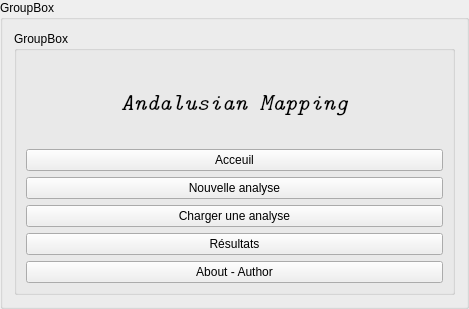
<?xml version="1.0" encoding="UTF-8"?>
<ui version="4.0">
 <class>GroupBox</class>
 <widget class="QGroupBox" name="GroupBox">
  <property name="enabled">
   <bool>true</bool>
  </property>
  <property name="geometry">
   <rect>
    <x>0</x>
    <y>0</y>
    <width>469</width>
    <height>309</height>
   </rect>
  </property>
  <property name="windowTitle">
   <string>GroupBox</string>
  </property>
  <property name="title">
   <string>GroupBox</string>
  </property>
  <layout class="QGridLayout" name="gridLayout">
   <item row="0" column="0">
    <widget class="QGroupBox" name="groupBox_2">
     <property name="title">
      <string>GroupBox</string>
     </property>
     <layout class="QGridLayout" name="gridLayout_2">
      <item row="3" column="0">
       <widget class="QPushButton" name="pushButton_2">
        <property name="text">
         <string>Charger une analyse</string>
        </property>
       </widget>
      </item>
      <item row="2" column="0">
       <widget class="QPushButton" name="pushButton">
        <property name="text">
         <string>Nouvelle analyse</string>
        </property>
       </widget>
      </item>
      <item row="5" column="0">
       <widget class="QPushButton" name="pushButton_5">
        <property name="text">
         <string>About - Author</string>
        </property>
       </widget>
      </item>
      <item row="0" column="0">
       <widget class="QLabel" name="label">
        <property name="font">
         <font>
          <family>Latin Modern Mono</family>
          <pointsize>18</pointsize>
          <weight>50</weight>
          <italic>true</italic>
          <bold>false</bold>
         </font>
        </property>
        <property name="cursor">
         <cursorShape>CrossCursor</cursorShape>
        </property>
        <property name="acceptDrops">
         <bool>false</bool>
        </property>
        <property name="layoutDirection">
         <enum>Qt::LeftToRight</enum>
        </property>
        <property name="text">
         <string>&lt;html&gt;&lt;head/&gt;&lt;body&gt;&lt;p align=&quot;center&quot;&gt;Andalusian Mapping&lt;/p&gt;&lt;/body&gt;&lt;/html&gt;</string>
        </property>
       </widget>
      </item>
      <item row="1" column="0">
       <widget class="QPushButton" name="pushButton_4">
        <property name="text">
         <string>Acceuil</string>
        </property>
       </widget>
      </item>
      <item row="4" column="0">
       <widget class="QPushButton" name="pushButton_3">
        <property name="text">
         <string>Résultats</string>
        </property>
       </widget>
      </item>
     </layout>
    </widget>
   </item>
  </layout>
 </widget>
 <resources/>
 <connections/>
</ui>
